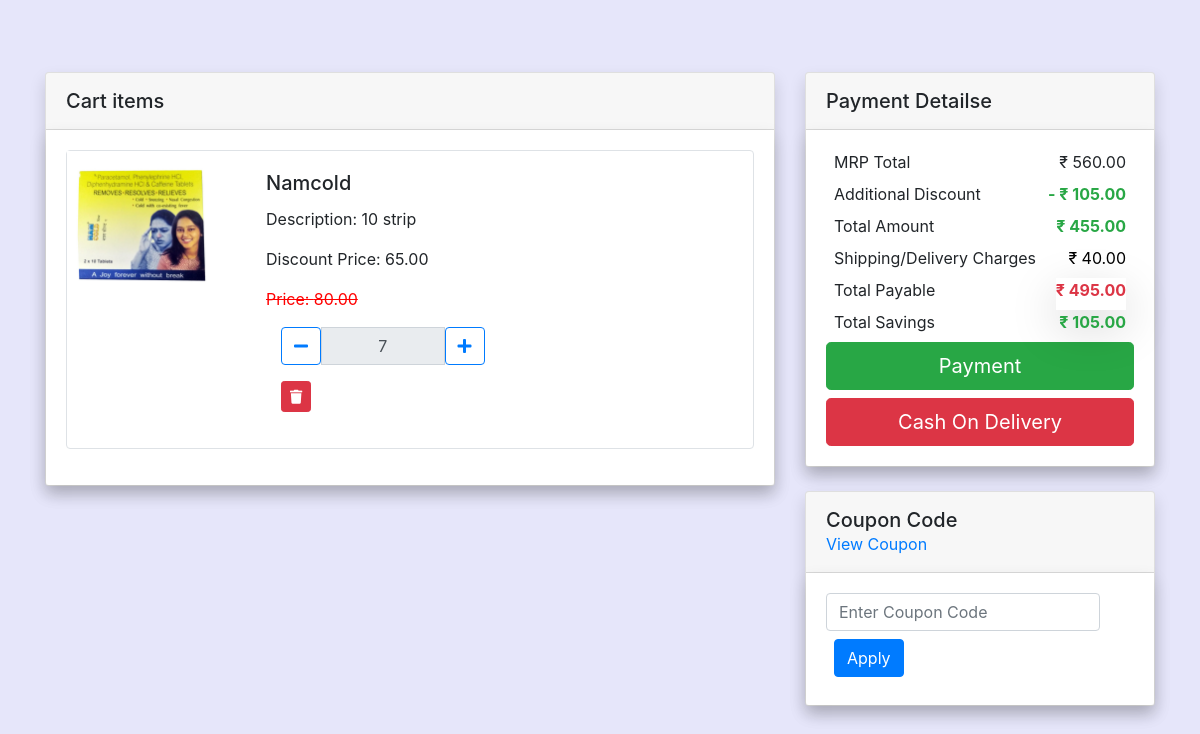
The page /cart_view (signed in) on the database its author committed.
### Exam/models.py (models this page shows, shortened)
class CartItem(models.Model):
    user = models.ForeignKey(User, on_delete=models.CASCADE)
    medicine = models.ForeignKey(Medicine, on_delete=models.CASCADE)
    quantity = models.PositiveIntegerField(default=1)

class Medicine(models.Model):
    CATEGORY_CHOICES = [
        ('wellness', 'Wellness'),
        ('beauty', 'Beauty'),
    ]
    SUBCATEGORY_CHOICES = [
        ('covid_essential', 'COVID Essential'),
        ('diabetic_support', 'Diabetic Support'),
        ('eye_wear', 'Eye Wear'),
        ('hair_care', 'Hair Care'),
        ('skin_care', 'Skin Care'),
        ('mens_grooming', "Men's Grooming"),
    ]
    medicine_id = models.CharField(max_length=255)
    medicine_name = models.CharField(max_length=255)
    description = models.TextField()
    manufacturing_date = models.DateField()
    expire_date = models.DateField()
    quantity = models.IntegerField()
    selling_price = models.DecimalField(max_digits=10, decimal_places=2)
    discounted_price = models.DecimalField(max_digits=10, decimal_places=2)
    medicine_image = models.ImageField(upload_to='medicine_images/')
    category = models.CharField(max_length=20, choices=CATEGORY_CHOICES,blank='True')
    subcategory = models.CharField(max_length=20, choices=SUBCATEGORY_CHOICES,blank='True')

### Exam/views.py (the view)
# urls.py: path('cart_view',views.cart_view, name='cart_view'),
@login_required
def cart_view(request):
    cart_items = CartItem.objects.filter(user=request.user)
    total_amount = calculate_total_amount(cart_items)  # You need to implement this function
    context = {
        'cart_items': cart_items,
        'total_amount': total_amount,
    }
    return render(request, 'Customer/cart_view.html', context)

### Exam/views.py (called while the page is built)
def calculate_total_amount(cart_items):
    total_amount = sum(cart_item.medicine.discounted_price * cart_item.quantity for cart_item in cart_items)
    return total_amount

### template/Customer/cart_view.html (shortened to what this page needs)
<!DOCTYPE html>
<html lang="en">
<head>
    <link rel="stylesheet" href="https://cdnjs.cloudflare.com/ajax/libs/font-awesome/5.15.3/css/all.min.css">
    <link rel="stylesheet" href="https://maxcdn.bootstrapcdn.com/bootstrap/4.5.2/css/bootstrap.min.css">
        <link rel="stylesheet" href="https://cdnjs.cloudflare.com/ajax/libs/font-awesome/5.15.3/css/all.min.css">
</head>
<body>
    <section class="h-100 gradient-custom d-flex">
        <div class="container py-5">
            <div class="row d-flex justify-content-center my-4">
                <div class="col-md-8 ">
                    <div class="card mb-4 shadow">
                        <div class="card-header  py-3">
                            <h5 class="mb-0">Cart items</h5>
                        </div>
                        <div class="card-body shadow" id="cartBody">
                            {% for cart_item in cart_items %}
                            <div class="card mb-3" style="background-color: white; border: 1px solid #dee2e6;">
                                <div class="row g-0">
                                    <div class="col-md-3">
                                        <div class="bg-image hover-overlay hover-zoom ripple rounded"
                                            data-mdb-ripple-color="light">
                                            <img src="{{ cart_item.medicine.medicine_image.url }}" class="w-100"
                                                alt="{{ cart_item.medicine.medicine_name }}" />
                                        </div>
                                    </div>
                                    <div class="col-md-9">
                                        <div class="card-body">
                                            <h5 class="card-title">{{ cart_item.medicine.medicine_name }}</h5>
                                            <p class="card-text">Description: {{ cart_item.medicine.description }}</p>
                                            <p class="card-text">Discount Price: {{ cart_item.medicine.discounted_price }}</p>
                                            <p class="card-text decoration">Price: {{ cart_item.medicine.selling_price }}</p>
<form method="post" action="{% url 'update_quantity' %}">
    <div class="d-flex justify-content-between col-6">
        <div class="input-group mb-3">
            <button class="btn btn-outline-primary" type="submit" name="action" value="decrease">
                <i class="fas fa-minus"></i>
            </button>
            <input type="text" class="form-control text-center" style="width: 30px !important;" value="{{ cart_item.quantity }}" readonly>
            <button class="btn btn-outline-primary" type="submit" name="action" value="increase">
                <i class="fas fa-plus"></i>
            </button>
        </div>
    </div>
</form>
<form method="post" action="{% url 'delete_cart_item' %}">
    <div class="d-flex justify-content-between col-6">
        <div class="input-group mb-3">
            <button type="submit" class="btn btn-danger btn-sm" name="action" value="remove">
                <i class="fas fa-trash"></i>
            </button>
        </div>
    </div>
</form>
  </div>
                                    </div>
                                </div>
                            </div>
                            {% endfor %}
                        </div>
                    </div>
                </div>
                <div class="col-md-4">
                    <div class="card mb-4 shadow">
                        <div class="card-header py-3">
                            <h5 class="mb-0">Payment Detailse</h5>
                        </div>
                        <div class="card-body shadow">
                            <form method="post" action="{% url 'save_payment' %}">
                                <div class="allcalculation">
                                    <div class="subtoal cart-savings mx-2 d-flex justify-content-between">
                                        <label>MRP Total</label>
                                        <span id="cart_sub_total"></span>
                                    </div>
                                    <div class="discount cart-discount cart-savings mx-2 d-flex justify-content-between">
                                        <label>Additional Discount</label>
                                        <span id="cart_total_disc1" class="font-weight-bold text-success"></span>
                                    </div>
                                    <div class="net-amount cart-savings mx-2 d-flex justify-content-between">
                                        <label>Total Amount</label>
                                        <span id="cart_netpay_amt1" class="font-weight-bold text-success"></span>
                                    </div>
                                    <div class="shipping-charges cart-savings mx-2 d-flex justify-content-between">
                                        <label>Shipping/Delivery Charges</label>
                                        <span id="cart_del_charge"></span>
                                    </div>
                                    <div class="total-payable cart-savings mx-2 d-flex justify-content-between">
                                        <label>Total Payable</label>
                                        <span id="cart_total_payable" class="font-weight-bold text-danger shadow-lg"></span>
                                    </div>
                                    <div class="save-amount cart-savings mx-2 d-flex justify-content-between">
                                        <label>Total Savings</label>
                                        <span id="cart_total_savings" class="font-weight-bold text-success"></span>
                                    </div>
                                </div>
                                <button type="button" id="rzp-button1" class="btn btn-success btn-lg btn-block">
                                    Payment
                                </button>
                                <button type="submit" id="cash_on_delivery" class="btn btn-danger btn-lg btn-block">
                                    Cash On Delivery
                                </button>
                            </form>
                      </div>
                  </div>
                  <div class="card mb-4  shadow card-sm"  style="max-width: 400px;">
                    <div class="card-header py-3">
                        <h5 class="mb-0">Coupon Code</h5>
                        <a href="{% url 'view_coupon' %}">View Coupon</a>
                    </div>
                    <div class="card-body shadow">
                        {% if request.session.coupon_applied %}
                            <p>Coupon Applied!</p>
                        {% else %}
                            <form id="couponForm" class="form-inline">
                                <div class="form-group mb-2">
                                    <input type="text" class="form-control" id="couponCode" name="coupon_code" placeholder="Enter Coupon Code" required >
                                </div class>
                                <button type="button" class="btn btn-primary mb-2 ml-2"  onclick="applyCoupon()">Apply</button>
                            </form>
                        {% endif %}
                    </div>
                </div>
              </div>
            </div>
        </div>
    </section>
</body>
</html>

### template/Customer/cart_view.html (style rules this page uses)
body { background-color: #E6E6FA; }
.decoration { color:red; text-decoration:line-through; }

### rows shown on the page
CartItem: medicine.medicine_image (picture), medicine.medicine_name "Namcold", medicine.description "10 strip", medicine.discounted_price "65.00", medicine.selling_price "80.00", quantity "7"
